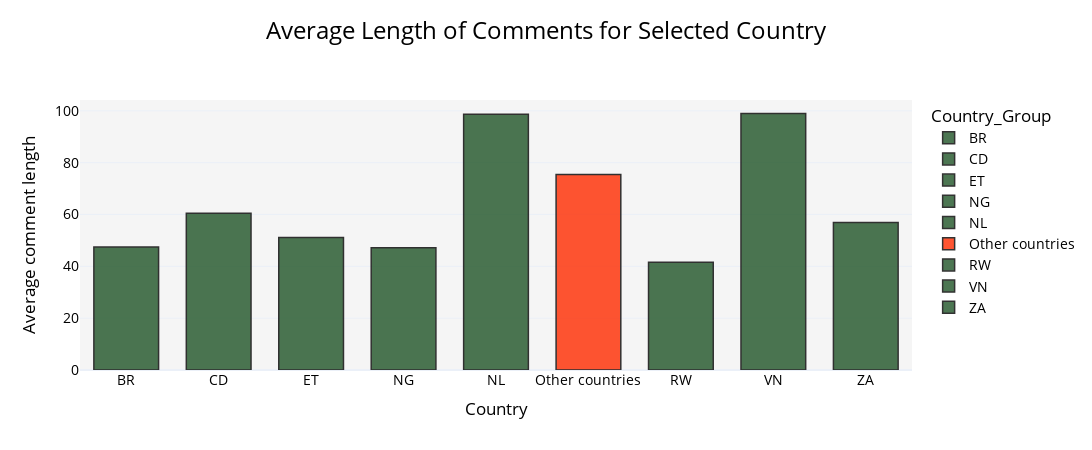

This figure's notebook cell:
### Code cell
df_outlier_len = df.copy()
df_outlier_len['Comment_Translation'] = df_outlier_len['Comment_Translation'].astype('str')
selected_countries = ["BR", "CD", "ET", "NG", "NL", "RW", "VN", "ZA"]

df_outlier_len['Country_Group'] = df_outlier_len['Country'].apply(lambda x: x if x in selected_countries else 'Other countries')

df_outlier_len['Comment_Length'] = df_outlier_len['Comment_Translation'].apply(len)

avg_comment_length = df_outlier_len.groupby('Country_Group')['Comment_Length'].mean().reset_index()

color_map = {
    'Other countries': '#FF2B00',
    'BR': '#205527',
    'CD': '#205527',
    'ET': '#205527',
    'NG': '#205527',
    'NL': '#205527',
    'RW': '#205527',
    'VN': '#205527',
    'ZA': '#205527',
}

fig = px.bar(avg_comment_length, 
             x='Country_Group', 
             y='Comment_Length', 
             title='Average Length of Comments per Country',
             labels={'Comment_Length': 'Average Length of Comment', 'Country': 'Country'},
             template='plotly_white',
             color = "Country_Group",
            color_discrete_map=color_map)

fig.update_layout(
    width = 1100,
    height = 450,
    title={
        'text': 'Average Length of Comments for Selected Country',
        'y': 0.95,
        'x': 0.5,
        'xanchor': 'center',
        'yanchor': 'top',
        'font': {
            'size': 24
        }
    },
    xaxis=dict(
    title='Country',
    tickmode='linear'),
    yaxis_title="Average comment length",
    plot_bgcolor='#f5f5f5',
    paper_bgcolor='#ffffff',
    font=dict(
        size=14,
        color='#000000'
    ),
    bargap=0.2
)

fig.update_traces(
    width = 0.7,
    #texttemplate='%{y}',
    textposition='outside',
    marker_line_color='black',
    marker_line_width=1.5,
    opacity=0.8
)

fig.show()

### Figure 1 — Plotly figure (JSON) as saved in the notebook; plotly's stock layout.template omitted (floating-point values rounded to 4 significant figures)
{"data": [{"alignmentgroup": "True", "hovertemplate": "Country_Group=%{x}<br>Average Length of Comment=%{y}<extra></extra>", "legendgroup": "BR", "marker": {"color": "#205527", "line": {"color": "black", "width": 1.5}, "pattern": {"shape": ""}}, "name": "BR", "offsetgroup": "BR", "opacity": 0.8, "orientation": "v", "showlegend": true, "textposition": "outside", "type": "bar", "width": 0.7, "x": ["BR"], "xaxis": "x", "y": [47.47], "yaxis": "y"}, {"alignmentgroup": "True", "hovertemplate": "Country_Group=%{x}<br>Average Length of Comment=%{y}<extra></extra>", "legendgroup": "CD", "marker": {"color": "#205527", "line": {"color": "black", "width": 1.5}, "pattern": {"shape": ""}}, "name": "CD", "offsetgroup": "CD", "opacity": 0.8, "orientation": "v", "showlegend": true, "textposition": "outside", "type": "bar", "width": 0.7, "x": ["CD"], "xaxis": "x", "y": [60.47], "yaxis": "y"}, {"alignmentgroup": "True", "hovertemplate": "Country_Group=%{x}<br>Average Length of Comment=%{y}<extra></extra>", "legendgroup": "ET", "marker": {"color": "#205527", "line": {"color": "black", "width": 1.5}, "pattern": {"shape": ""}}, "name": "ET", "offsetgroup": "ET", "opacity": 0.8, "orientation": "v", "showlegend": true, "textposition": "outside", "type": "bar", "width": 0.7, "x": ["ET"], "xaxis": "x", "y": [51.12], "yaxis": "y"}, {"alignmentgroup": "True", "hovertemplate": "Country_Group=%{x}<br>Average Length of Comment=%{y}<extra></extra>", "legendgroup": "NG", "marker": {"color": "#205527", "line": {"color": "black", "width": 1.5}, "pattern": {"shape": ""}}, "name": "NG", "offsetgroup": "NG", "opacity": 0.8, "orientation": "v", "showlegend": true, "textposition": "outside", "type": "bar", "width": 0.7, "x": ["NG"], "xaxis": "x", "y": [47.16], "yaxis": "y"}, {"alignmentgroup": "True", "hovertemplate": "Country_Group=%{x}<br>Average Length of Comment=%{y}<extra></extra>", "legendgroup": "NL", "marker": {"color": "#205527", "line": {"color": "black", "width": 1.5}, "pattern": {"shape": ""}}, "name": "NL", "offsetgroup": "NL", "opacity": 0.8, "orientation": "v", "showlegend": true, "textposition": "outside", "type": "bar", "width": 0.7, "x": ["NL"], "xaxis": "x", "y": [98.71], "yaxis": "y"}, {"alignmentgroup": "True", "hovertemplate": "Country_Group=%{x}<br>Average Length of Comment=%{y}<extra></extra>", "legendgroup": "Other countries", "marker": {"color": "#FF2B00", "line": {"color": "black", "width": 1.5}, "pattern": {"shape": ""}}, "name": "Other countries", "offsetgroup": "Other countries", "opacity": 0.8, "orientation": "v", "showlegend": true, "textposition": "outside", "type": "bar", "width": 0.7, "x": ["Other countries"], "xaxis": "x", "y": [75.39], "yaxis": "y"}, {"alignmentgroup": "True", "hovertemplate": "Country_Group=%{x}<br>Average Length of Comment=%{y}<extra></extra>", "legendgroup": "RW", "marker": {"color": "#205527", "line": {"color": "black", "width": 1.5}, "pattern": {"shape": ""}}, "name": "RW", "offsetgroup": "RW", "opacity": 0.8, "orientation": "v", "showlegend": true, "textposition": "outside", "type": "bar", "width": 0.7, "x": ["RW"], "xaxis": "x", "y": [41.6], "yaxis": "y"}, {"alignmentgroup": "True", "hovertemplate": "Country_Group=%{x}<br>Average Length of Comment=%{y}<extra></extra>", "legendgroup": "VN", "marker": {"color": "#205527", "line": {"color": "black", "width": 1.5}, "pattern": {"shape": ""}}, "name": "VN", "offsetgroup": "VN", "opacity": 0.8, "orientation": "v", "showlegend": true, "textposition": "outside", "type": "bar", "width": 0.7, "x": ["VN"], "xaxis": "x", "y": [98.96], "yaxis": "y"}, {"alignmentgroup": "True", "hovertemplate": "Country_Group=%{x}<br>Average Length of Comment=%{y}<extra></extra>", "legendgroup": "ZA", "marker": {"color": "#205527", "line": {"color": "black", "width": 1.5}, "pattern": {"shape": ""}}, "name": "ZA", "offsetgroup": "ZA", "opacity": 0.8, "orientation": "v", "showlegend": true, "textposition": "outside", "type": "bar", "width": 0.7, "x": ["ZA"], "xaxis": "x", "y": [56.86], "yaxis": "y"}], "layout": {"bargap": 0.2, "barmode": "relative", "font": {"color": "#000000", "size": 14}, "height": 450, "legend": {"title": {"text": "Country_Group"}, "tracegroupgap": 0}, "paper_bgcolor": "#ffffff", "plot_bgcolor": "#f5f5f5", "title": {"font": {"size": 24}, "text": "Average Length of Comments for Selected Country", "x": 0.5, "xanchor": "center", "y": 0.95, "yanchor": "top"}, "width": 1100, "xaxis": {"anchor": "y", "autorange": true, "categoryarray": ["BR", "CD", "ET", "NG", "NL", "Other countries", "RW", "VN", "ZA"], "categoryorder": "array", "domain": [0, 1], "range": [-0.5, 8.5], "tickmode": "linear", "title": {"text": "Country"}, "type": "category"}, "yaxis": {"anchor": "x", "autorange": true, "domain": [0, 1], "range": [0, 104.2], "title": {"text": "Average comment length"}, "type": "linear"}}}
